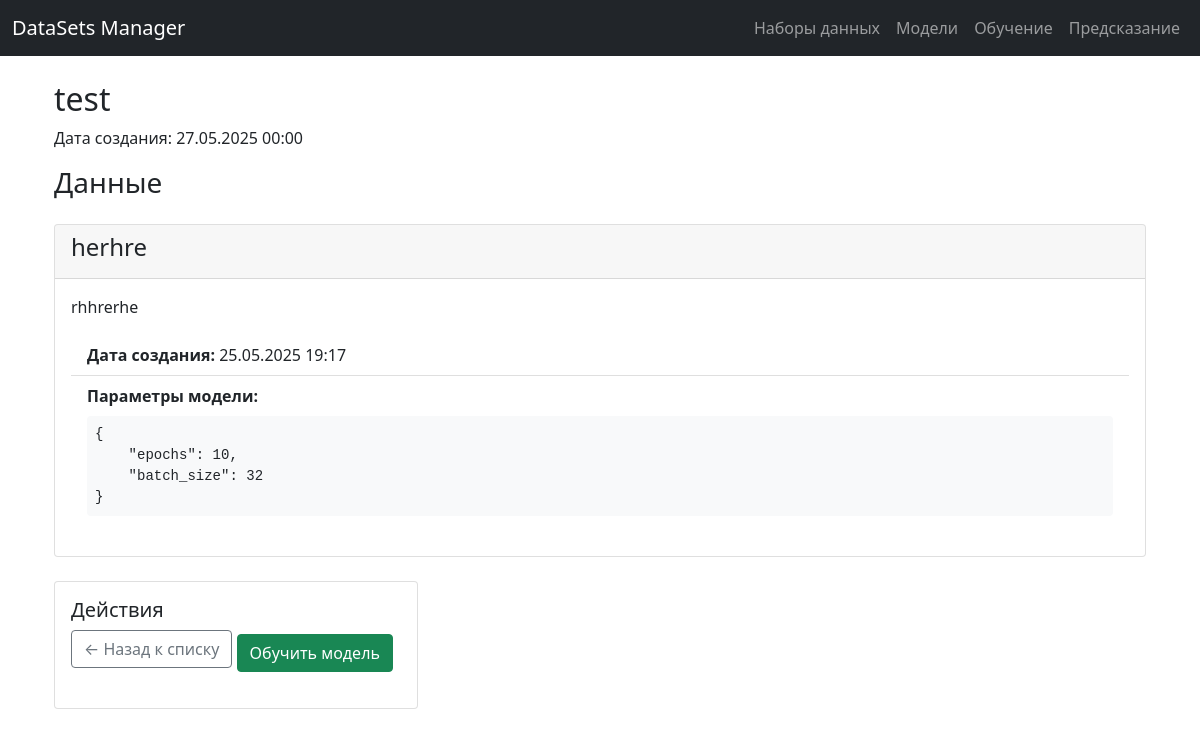
Page /session_detail/1/ on the earlier database version.
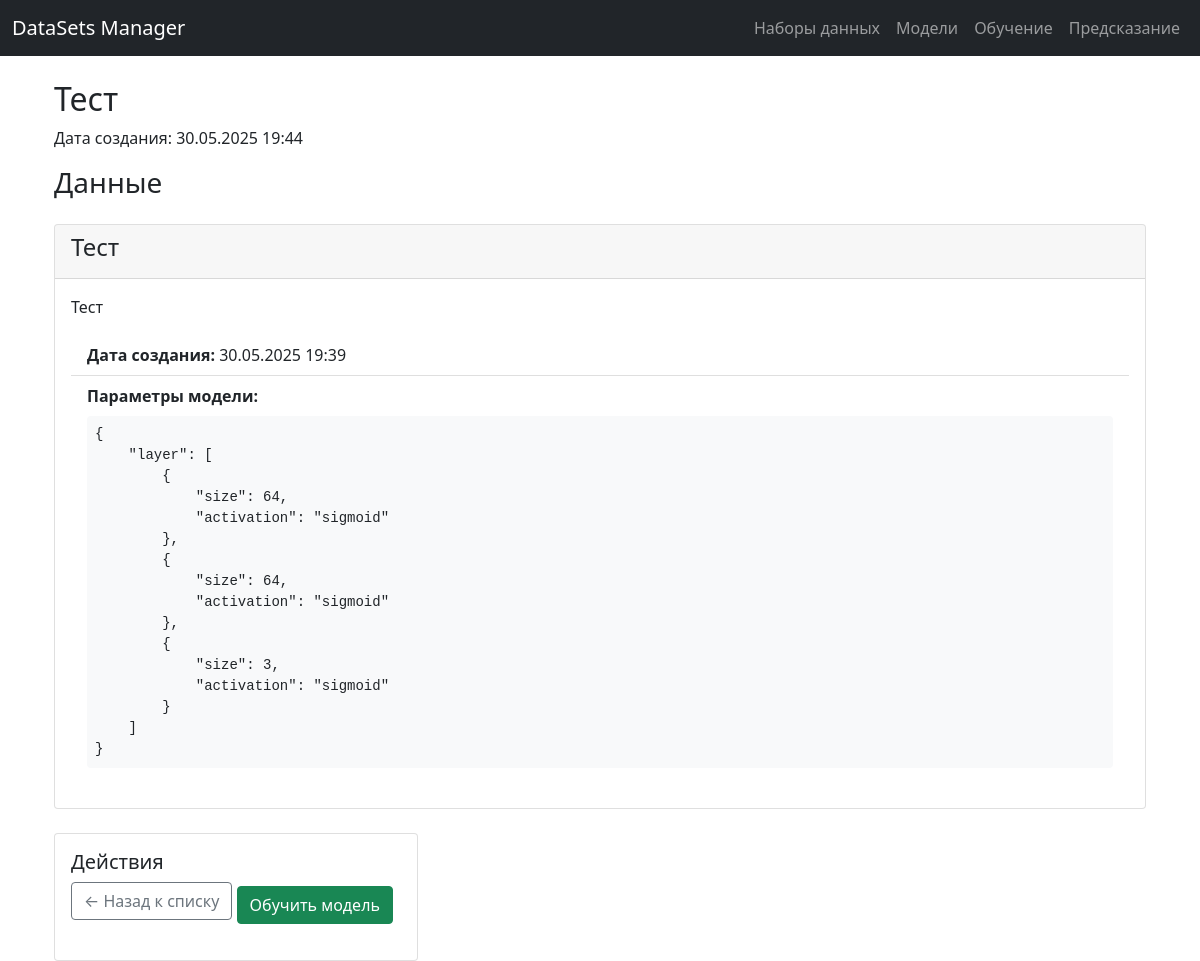
Same page on the later database version.
### learning/models.py (models this page shows, shortened)
class TrainingSession(models.Model):
    STATUS_CHOICES = [
        ('pending', 'Ожидает'),
        ('running', 'Выполняется'),
        ('completed', 'Завершено'),
        ('failed', 'Ошибка'),
    ]
    title = models.CharField(max_length=255, default="")
    model = models.ForeignKey(MLModel, on_delete=models.CASCADE)
    dataset = models.ForeignKey(DataFile, on_delete=models.CASCADE)
    epochs = models.IntegerField(default=100)
    learning_rate = models.FloatField(default=0.01)
    creation_date = models.DateTimeField(default=timezone.now)
    status = models.CharField(max_length=10, choices=STATUS_CHOICES, default='pending')
    current_epoch = models.IntegerField(default=0)
    progress = models.FloatField(default=0)
    preprocessor = models.BinaryField(null=True, blank=True)
    neural_network = models.BinaryField(null=True, blank=True)
    best_loss = models.FloatField(null=True, blank=True)
    final_accuracy = models.FloatField(null=True, blank=True)
    logs = models.TextField(blank=True)

### neural_network/models.py (models this page shows, shortened)
class MLModel(models.Model):
    title = models.CharField(max_length=255, verbose_name="Название модели")
    description = models.TextField(verbose_name="Описание")
    creation_date = models.DateTimeField(auto_now_add=True, verbose_name="Дата создания")
    parameters = models.JSONField(verbose_name="Параметры модели")
    class Meta:
        verbose_name = "Модель машинного обучения"
        verbose_name_plural = "Модели"
    def formatted_parameters(self):
        return json.dumps(self.parameters, indent=4, ensure_ascii=False)

### learning/views.py (the view)
# urls.py: path('session_detail/<int:pk>/', learning_views.session_detail, name='session_detail'),
def session_detail(request, pk):
    session = get_object_or_404(TrainingSession, pk=pk)
    data_file = session.dataset
    neural_network = session.model
    context = {
        'session': session,
        'data_file': data_file,
        'model': neural_network
    }
    try:
        if data_file.file_type == 'CSV':
            df = pd.read_csv(data_file.file.path)
        elif data_file.file_type == 'XLSX':
            df = pd.read_excel(data_file.file.path)
        context.update({
            'columns': df.columns.tolist(),
            'rows': df.to_dict('records')[:100]
        })
    except Exception as e:
        messages.error(request, f'Ошибка чтения файла: {str(e)}')
    return render(request, 'learning/detail.html', context)

### learning/templates/learning/detail.html (shortened to what this page needs)
{% extends "base.html" %}
{% block content %}
<div class="container">
    <h2>{{ session.title }}</h2>
    <p>Дата создания: {{ session.creation_date|date:"d.m.Y H:i" }}</p>
    <h3>Данные</h3>
    <div class="card mb-4">
        <div class="card-header">
            <h4>{{ model.title }}</h4>
        </div>
        <div class="card-body">
            <p class="card-text">{{ model.description }}</p>
            <ul class="list-group list-group-flush">
                <li class="list-group-item">
                    <strong>Дата создания:</strong>
                    {{ model.creation_date|date:"d.m.Y H:i" }}
                </li>
                <li class="list-group-item">
                    <strong>Параметры модели:</strong>
                    <pre class="mt-2 p-2 bg-light rounded">{{ model.formatted_parameters }}</pre>
                </li>
            </ul>
        </div>
    </div>
    <div class="col-md-4">
        <div class="card">
            <div class="card-body">
                <h5 class="card-title">Действия</h5>
                <a href="{% url 'session_list' %}" class="btn btn-outline-secondary btn-block mb-2">
                    ← Назад к списку
                </a>
                <button id="start-training-btn" class="btn btn-success btn-block"
                        data-session-id="{{ session.id }}"
                        data-csrf-token="{{ csrf_token }}">
                    Обучить модель
                </button>
            </div>
        </div>
    </div>
</div>
{% endblock %}

Differences in the rows shown:
changed TrainingSession: title "test" → "Тест"; creation_date "27.05.2025 00:00" → "30.05.2025 19:44"
changed MLModel: title "herhre" → "Тест"; description "rhhrerhe" → "Тест"; creation_date "25.05.2025 19:17" → "30.05.2025 19:39"; formatted_parameters "{ \"epochs\": 10, \"batch_size\": 32 }" → "{ \"layer\": [ { \"size\": 64, \"activation\": \"sigmoid\" }, { \"size\": 64, \"activation\": \"sigmoid\" }, { \"size\": 3, \"activation\": \"sigmoid\" } ] }"
